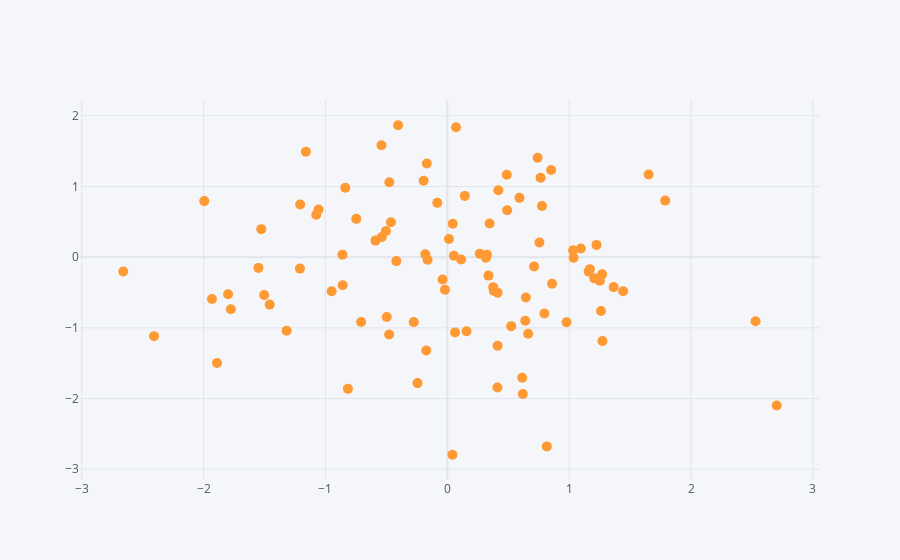

Notebook code for this chart:
### Code cell
# scatter: 
df.iplot(kind='scatter', x='A', y='B', mode='markers', size=10)
